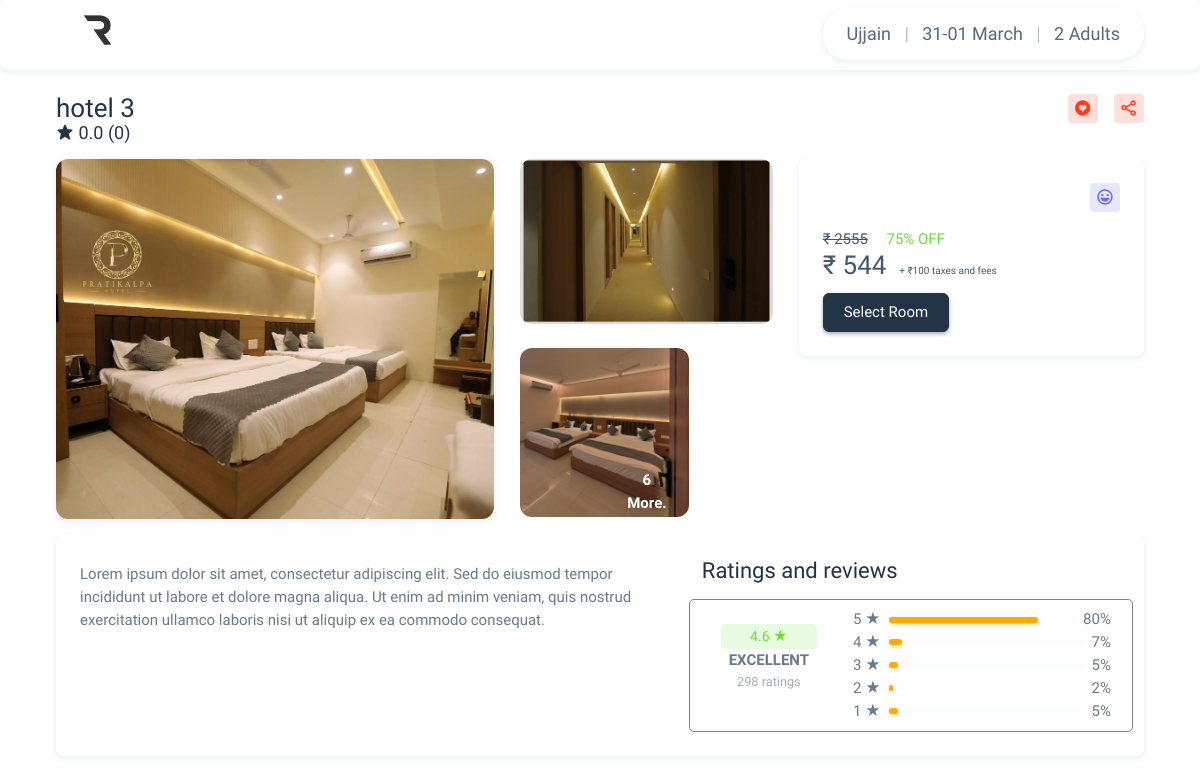
Page /hotel_view/9/ on the committed database.
### app/models.py (models this page shows, shortened)
class BaseModel(models.Model):
    created_at = models.DateTimeField(auto_now_add=True)  # Auto-set when the record is first created
    updated_at = models.DateTimeField(auto_now=True)  # Auto-update whenever the record is modified
    is_active = models.BooleanField(default=True)  # Soft delete indicator (instead of hard delete)
    class Meta:
        abstract = True  # This ensures Django doesn’t create a separate table for this model

class Hotel(BaseModel):
    user = models.ForeignKey(User,on_delete=models.CASCADE,null=True, blank=True)
    name = models.CharField(max_length=255)
    landmark = models.TextField()
    price_per_night = models.DecimalField(max_digits=10, decimal_places=2,null=True, blank=True)
    offer_price = models.DecimalField(max_digits=10, decimal_places=2, null=True, blank=True)
    badge = models.CharField(max_length=255,blank=True,null=True)
    rating = models.FloatField(default=0)
    rating_count = models.IntegerField(default=0)
    hotel_city = models.ForeignKey(City, on_delete=models.SET_NULL, null=True, blank=True, related_name='hotels')
    hotel_main_img = models.ImageField(upload_to='hotel_main_image')
    hotel_contact_number = models.IntegerField(default=0)
    is_verify = models.BooleanField(default=False)
    is_block = models.BooleanField(default=False)

class Hotel_all_images(models.Model):
    hotel = models.ForeignKey(Hotel,on_delete=models.CASCADE)
    img_category = models.ForeignKey(Hotel_image_category,on_delete=models.CASCADE)
    hotel_img = models.ImageField(upload_to='hotel_all_image')

### app/views.py (the view)
# urls.py: path('hotel_view/<int:id>/', views.hotel_view,name="hotel_view"),
def hotel_view(request,id):
    if Hotel.objects.filter(id=id).exists():
        hotel = Hotel.objects.get(id=id)
        images = Hotel_all_images.objects.filter(hotel=hotel)[:3]  # Pehli 3 images le rahe hain
        image1 = images[0] if len(images) > 0 else None
        image2 = images[1] if len(images) > 1 else None
        image3 = images[2] if len(images) > 2 else None
        imagecount = Hotel_all_images.objects.filter(hotel=hotel).count()
        hotel_amenities=hotel_aminities.objects.filter(hotel=hotel)
        room_one_category = Room_category.objects.filter(hotel=hotel,is_active=True).first()
        return render(request,'hotel_view.html',{'hotel':hotel,'image1':image1,'image2':image2,'image3':image3,'images':images,
                'imagecount':imagecount,'hotel_amenities':hotel_amenities,'room_one_category':room_one_category})
    else:
        return redirect('index')

### app/templates/hotel_view.html (shortened to what this page needs)
{% extends "base.html" %}
{% block content %}
{% load static%}
<div class="container my-4">
  <h3 class="card-title text-dark">{{hotel.name}}
    <a id="shareBtn"><span class="badge bg-label-danger    float-end" style="font-size:10px"><i class='bx bx-share-alt' ></i></span></a>
    <span class="badge bg-label-danger me-3 float-end" style="font-size:10px"><i class='bx bxs-heart-circle' ></i></span>
    <br>
    <span style="font-size:18px"><i class='bx bxs-star  mb-1' style="font-size:18px" ></i> {{hotel.rating}} ({{hotel.rating_count}}) </span> </span>
  </h3>
  <div class="row column-layout">
    <div class="col-lg-5 col-md-4 col-sm-12 first-col">
      <a href="{% url 'showimages' id=image3.id %}" target="_blank" style="text-decoration: none;">
      <div class="card">
        <img src="{{ image1.hotel_img.url }}" class="d-block w-100" width="100%" style="border-radius:12px;object-fit: cover;" alt="Image 1">
      </div></a>
    </div>
    <div class="col-lg-3 col-md-4 col-sm-12 second-col">
      <a href="{% url 'showimages' id=image3.id %}" target="_blank" style="text-decoration: none;"><div class="">
        <img src="{{ image2.hotel_img.url }}" class="d-block w-100" style="border-radius:12px;height:165px;object-fit: cover;" alt="Image 1">
      </div></a>
      <div class="mt-4" style="position: relative; display: inline-block;">
        <a href="{% url 'showimages' id=image3.id %}" target="_blank" style="text-decoration: none;">
            <img src="{{ image3.hotel_img.url }}" class="d-block w-100" style="border-radius:12px;height:169px;object-fit: cover;" alt="Image 2">
            <div style="
                position: absolute;
                top: 80%;
                left: 75%;
                transform: translate(-50%, -30%);
                color: white;
                font-size: 15px;
                font-weight: bold;
                text-align: center;
                transition: 0.3s;
            ">{{imagecount}} More.</div>
        </a>
    </div>
    </div>
    <div class="col-lg-4 col-md-4 col-sm-12 third-col">
      <div class="card">
        <div class="card-body">
          <h5 class="row">
            <span class="col-12 col-md-7">
            </span>
            <span class="col-12 col-md-5">
              <span class="badge bg-label-primary    float-end" style="font-size:10px"><i class='bx bx-happy-alt'></i> {{room_one_category.category_name}}</span>
            </span>
          </h5>
          <span class="pb-2 text-gray" style=""><del>₹ 2555</del></span> &nbsp;&nbsp;&nbsp;&nbsp;<span class="pb-2 text-success" style="font-size:15px">75% OFF</span>
          <h3 class="card-title text-black">₹ 544 &nbsp;<span style="font-size:10px " class="text-black">+ ₹100 taxes and fees</span></h3>
          <button class="btn btn-dark ">Select Room</button>
        </div>
      </div>
    </div>
  </div>
    <div class="card mt-3 p-4">
       <div class="row">
      <div class="col-lg-7 col-md-6 col-12 mt-1">
        <p class="text-truncate-custom mb-0">
          Lorem ipsum dolor sit amet, consectetur adipiscing elit. Sed do eiusmod tempor incididunt ut labore et dolore magna aliqua. Ut enim ad minim veniam, quis nostrud exercitation ullamco laboris nisi ut aliquip ex ea commodo consequat.
      </p>
      <br>
      </div>
      <div class="col-lg-5 col-md-6 col-12 ">
          <h4 class="text-dark">Ratings and reviews</h4>
          <div class="row align-items-center p-2" style="border:1px solid gray;border-radius:5px">
            <div class="col-md-4 text-center pt-0" >
                <span class="badge bg-label-success mt-0  col-lg-10 col-md-6 col-8" style="font-size:14px">4.6 ★</span>
                <p class="mb-0 fw-bold">EXCELLENT</p>
                <p class="text-muted small">298 ratings</p>
             </div>
            <div class="col-md-8">
                <div class="d-flex align-items-center">
                    <span class="me-2">5 ★</span>
                    <div class="progress flex-fill bg-light" style="height: 6px;">
                        <div class="progress-bar bg-warning" style="width: 80%;"></div>
                    </div>
                    <span class="ms-2">80%</span>
                </div>
                <div class="d-flex align-items-center">
                    <span class="me-2">4 ★</span>
                    <div class="progress flex-fill bg-light" style="height: 6px;">
                        <div class="progress-bar bg-warning" style="width: 7%;"></div>
                    </div>
                    <span class="ms-2">7%</span>
                </div>
                <div class="d-flex align-items-center">
                    <span class="me-2">3 ★</span>
                    <div class="progress flex-fill bg-light" style="height: 6px;">
                        <div class="progress-bar bg-warning" style="width: 5%;"></div>
                    </div>
                    <span class="ms-2">5%</span>
                </div>
                <div class="d-flex align-items-center">
                    <span class="me-2">2 ★</span>
                    <div class="progress flex-fill bg-light" style="height: 6px;">
                        <div class="progress-bar bg-warning" style="width: 2%;"></div>
                    </div>
                    <span class="ms-2">2%</span>
                </div>
                <div class="d-flex align-items-center">
                    <span class="me-2">1 ★</span>
                    <div class="progress flex-fill bg-light" style="height: 6px;">
                        <div class="progress-bar bg-warning" style="width: 5%;"></div>
                    </div>
                    <span class="ms-2">5%</span>
                </div>
            </div>
        </div>
      </div></div>
  </div>
</div>
{% endblock %}

### app/templates/base.html (shortened to what this page needs)
{% load static %}
<html
  lang="en"
  class="light-style layout-menu-fixed"
  dir="ltr"
  data-theme="theme-default"
  data-assets-path="{% static 'undercss/assets/'%}"
  data-template="vertical-menu-template-free"
>
  <head>
    <link rel="stylesheet" href="https://cdnjs.cloudflare.com/ajax/libs/font-awesome/5.15.4/css/all.min.css">
    <link rel="stylesheet" href="https://cdn.jsdelivr.net/npm/bootstrap-icons@1.11.3/font/bootstrap-icons.min.css">
    <link rel="stylesheet" href="{% static 'undercss/assets/vendor/fonts/boxicons.css'%}" />
    <link rel="stylesheet" href="{% static 'undercss/assets/vendor/css/core.css'%}" class="template-customizer-core-css" />
    <link rel="stylesheet" href="{% static 'undercss/assets/vendor/css/theme-default.css'%}" class="template-customizer-theme-css" />
    <link rel="stylesheet" href="{% static 'undercss/assets/css/demo.css'%}" />
    <link rel="stylesheet" href="{% static 'undercss/assets/vendor/libs/perfect-scrollbar/perfect-scrollbar.css'%}" />
    <link rel="stylesheet" href="{% static 'undercss/assets/vendor/libs/apex-charts/apex-charts.css'%}" />
  </head>
  <body >
    <div class="card " style="height:70px; position: sticky; top: 0; z-index: 1000; ">
      <div class="container d-flex align-items-center justify-content-between">
        <img src="{% static 'img\roomy.png'%}" class="logo" height=50 alt="Logo">
        <div id="bigdivdate">
        <a data-bs-toggle="modal"
    data-bs-target="#backDropModaleditrooms">
        <div class="newcdt card  mt-2 ms-auto" style="border-radius:25px; width: 100%; max-width: 350px;">
          <h5 class="text pt-3 ps-4 pe-4">
            Ujjain <span class="text-light"> &nbsp;&nbsp;|&nbsp;&nbsp; </span> <span id="date-span"></span>
            <span class="text-light"> &nbsp;&nbsp;|&nbsp;&nbsp; </span> 2 Adults
          </h5>
        </div>
      </a></div>
      </div>
    </div>
    {% block content %}
    {% endblock %}
<link href="https://cdn.jsdelivr.net/npm/flatpickr/dist/flatpickr.min.css" rel="stylesheet">
      </body>
      </html>

### app/templates/base.html (style rules this page uses)
body { background:white; }
#bigdivdate { display:block; }

### app/templates/hotel_view.html (style rules this page uses)
@media (min-width: 577px) { .column-layout { display: flex; justify-content: space-between; height: 360px; } }
@media (min-width: 577px) { .first-col { height: 360px; display: flex; justify-content: center; align-items: center; } }
@media (min-width: 577px) { .first-col img { width: 100%; height: 360px; object-fit: cover; } }

### rows in the picture
Hotel: name "hotel 3", rating "0.0", rating_count "0"
Hotel_all_images: hotel_img (picture)
Hotel_all_images: hotel_img (picture)
Hotel_all_images: hotel_img (picture)

### other values in the picture
{{ imagecount }} "6"
